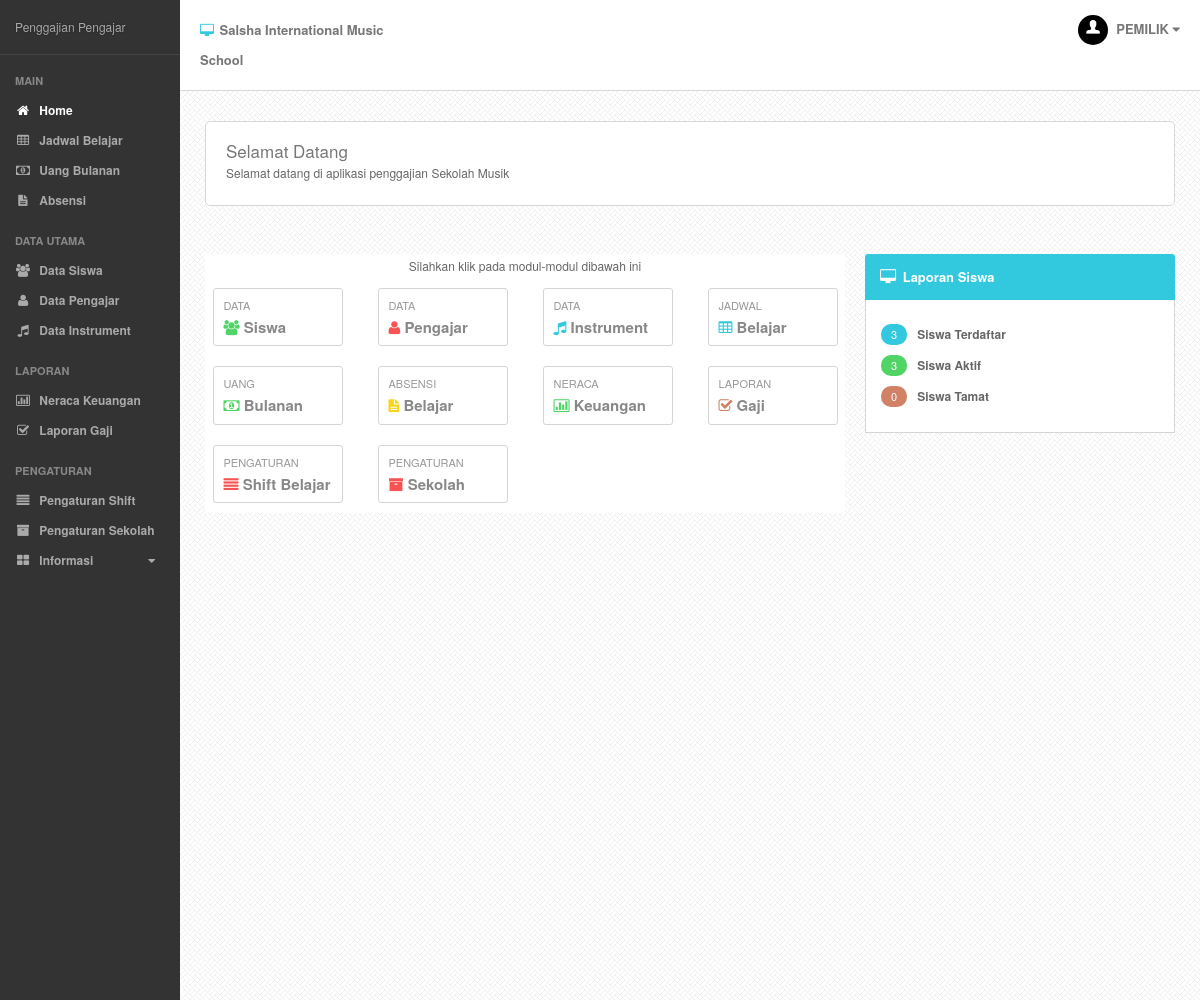
The app's page / (signed in) with its own data.
### tables this page shows
CREATE TABLE IF NOT EXISTS `setting` (
  `nama_setting` varchar(20) NOT NULL DEFAULT '',
  `value` varchar(50) DEFAULT NULL,
  PRIMARY KEY (`nama_setting`)
);

### index.php (called while the page is built, shortened)
<?php
require('content/classes/mainClass.php');
$webApp = new webApp();
$webApp->createWebApp();
?>

### content/view/layout.php (the view, shortened to what this page needs)
<!DOCTYPE html>
<html>
	<head>
		<link href="css/bootstrap.min.css" rel="stylesheet">
		<link href="css/font-awesome.min.css" rel="stylesheet">
		<link href="css/less-style.css" rel="stylesheet">
		<link href="css/bootstrap-timepicker.min.css" rel="stylesheet">
		<link href="css/style.css" rel="stylesheet">
	</head>
	<body>
	<?php
		$setting = new settingApps();
    ?>
		<div class="outer">
			<div class="sidebar">
				<div class="sidey">
					<div class="logo">
						<?php echo $setting->loadSetting('judul')?>
					</div>
					<div class="side-nav">
					</div>
				</div>
			</div>
			<div class="mainbar">
				<div class="main-head">
					<div class="container">
						<div class="row">
							<div class="col-md-3 col-sm-4 col-xs-6">
								<h2><i class="fa fa-desktop lblue"></i> <?php echo $setting->loadSetting('nama')?></h2>
							</div>
							<div class="col-md-3 col-sm-4 col-xs-6">
							</div>
							<div class="col-md-3 col-sm-4 hidden-xs">
							</div>
							<div class="col-md-3 hidden-sm hidden-xs">
								<div class="head-user dropdown pull-right">
									<a href="#" data-toggle="dropdown" id="profile">
										<img src="img/user.jpg" alt="" class="img-responsive img-circle"/>
										<?php
										if(isset($_SESSION['usernya'])){
											echo strtoupper($_SESSION['usernya']);
										}
										?>
										<i class="fa fa-caret-down"></i>
									</a>
								</div>
								<div class="clearfix"></div>
							</div>
						</div>
					</div>
				</div>
				<div class="main-content">
					<div class="container">
					</div>
				</div>
			</div>
		</div>
	</body>
</html>

### css/less-style.css (style rules this page uses)
body { color: #666666; }
h1, h2, h3, h4, h5, h6 { color: #777777; }
a { color: #777777; }
.lblue { color: #32c8de; }
.sidebar { background: #333; }

### css/style.css (style rules this page uses)
body { font-size:12px; line-height:24px; -webkit-font-smoothing: antialiased; }
h1,h2,h3,h4,h5,h6 { font-weight:normal; margin:0px; padding:0px; }
h2 { font-size:25px; }
a { text-decoration:none !important; }
.outer { width:100%; background:#333; }
.sidebar { width:180px; min-height:800px; float:left; position:absolute; padding:0px; z-index:10000; color:#aaa; }
.sidebar .logo { padding:15px; border-bottom:1px solid #444; text-shadow:0px 0px 2px #222; }
.sidebar .side-nav { padding:20px 15px; padding-bottom:0px; }
.mainbar { position:relative; width:auto; min-height:1000px; margin-left:180px; background:#f7f7f7 url("../img/main-back.png") repeat; }
.mainbar .container { width:100%; max-width:100%; }
.main-head { background:#fff; padding:15px 10px; border-bottom: 1px solid #d8d8d8; }
.main-head h2 { font-size:13px; line-height:30px; font-weight:bold; }
.main-head h2 i { margin-right:2px; }
.main-head .head-user { font-size:13px; line-height:28px; font-weight:bold; }
.main-head .head-user img { max-width:30px; display:inline-block; margin-right:5px; }
.main-content { padding:30px 15px; }

### records on screen
setting: value "Penggajian Pengajar"
setting: value "Salsha International Music School"

### other values on screen
$title "MAIN DATA UTAMA LAPORAN PENGATURAN"
$title "Home Jadwal Belajar Uang Bulanan Absensi Data Siswa Data Pengajar Data Instrument Neraca Keuangan Laporan Gaji Pengaturan Shift Pengaturan Sekolah"
$title "Informasi"
$_SESSION['usernya'] "PEMILIK"
$data['semua'] "3"
$data['aktif'] "3"
$data['tamat'] "0"
